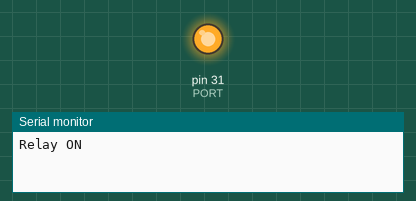
The sketch below on a simulated Arduino Mega 2560, built with avr-gcc and run on an emulated ATmega2560. Parts: output pins drawn as LEDs (lit = HIGH), the last lines printed to the serial monitor.

Above: at 1.0 s.
At 3.0 s:
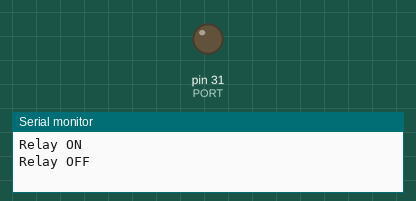
Timing chart, 0 to 5.2 s (numbered marks = the images above):
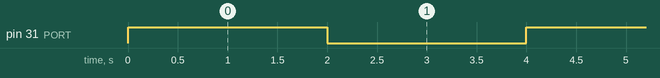

The sketch:

test_relay.ino
```cpp
#define PORT 31

boolean toggle = false;

void setup() {
  Serial.begin(9600);
  pinMode(PORT, OUTPUT);
}

void loop() {
  // put your main code here, to run repeatedly:
  toggle = !toggle;

  int value = toggle ? 1 : 0;
  digitalWrite(PORT, value);

  String test = toggle ? "ON" : "OFF";
  Serial.print("Relay " + test + "\n");
  delay(2000);
}
```

Measured:
- by itself, pin 31 (PORT): alternates HIGH for 2.0 s and LOW for 2.0 s
